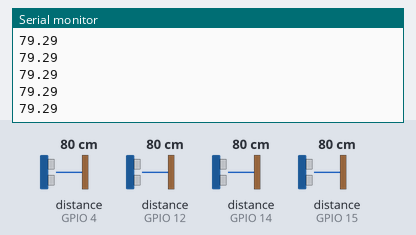
The sketch below on a simulated ESP8266 (NodeMCU). Shown: the last lines printed to the serial monitor. Wiring (inferred from the names in the program): 4 × ultrasonic range finder: trigger GPIO 0, echo GPIO 14 / trigger GPIO 5, echo GPIO 4 / trigger GPIO 13, echo GPIO 15 / trigger GPIO 16, echo GPIO 12. Inputs (shaded band) come from the test bench; at power-on: distance to the obstacle (sensors on GPIO 4, GPIO 12, GPIO 14, GPIO 15) 80 cm. The echo pulse lasts 58.3 µs per cm; WiFi joins after 1.5 s; servers stay silent unless stated.

Above: at 3.2 s.
3.3 s: distance to the obstacle (sensor on GPIO 4) set to 2 cm
At 4.4 s:
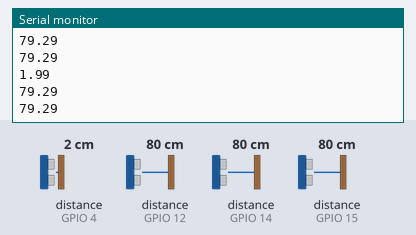
4.8 s: distance to the obstacle (sensor on GPIO 12) set to 4 cm
At 5.6 s:
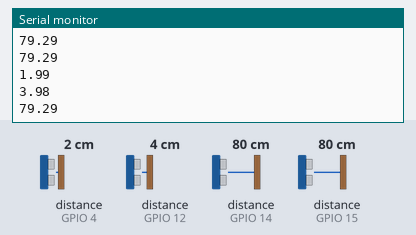
6.3 s: distance to the obstacle (sensor on GPIO 14) set to 9 cm
7.8 s: distance to the obstacle (sensor on GPIO 15) set to 18 cm
At 8.5 s:
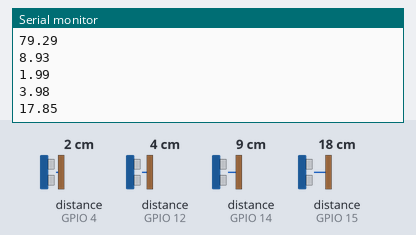
9.3 s: distance to the obstacle (sensor on GPIO 4) set to 35 cm
At 9.8 s:
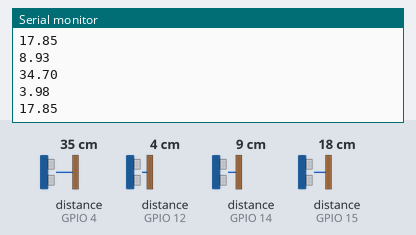
10.8 s: distance to the obstacle (sensor on GPIO 12) set to 60 cm
At 11.7 s:
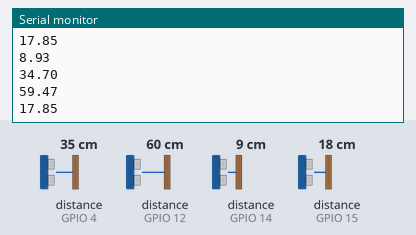
Timing chart, 0 to 13.3 s (numbered marks = the images above; inputs shaded):
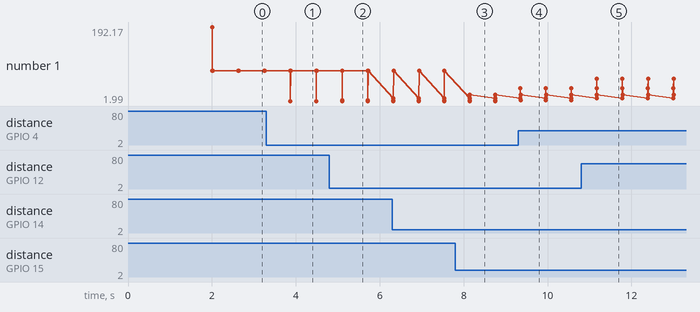

Measured:
- after the input at 3.3 s, the serial monitor: prints a new line after 0.57 s (image 1)
- after the input at 4.8 s, the serial monitor: prints a new line after 0.30 s (image 2)
- after the input at 7.8 s, the serial monitor: prints a new line after 0.35 s (image 3)
- after the input at 9.3 s, the serial monitor: prints a new line after 0.06 s (image 4)
- after the input at 10.8 s, the serial monitor: prints a new line after 0.38 s (image 5)
- plotted number 1: 79.29 → 17.85 after the input at 7.8 s

The sketch:

parktest2.ino
```cpp
const int trigPin1 = 0;    // Ultrasonic sensor 1 trigger pin
const int echoPin1 = 14;
const int trigPin2 = 5;    // Ultrasonic sensor 2 trigger pin
const int echoPin2 = 4;    // Ultrasonic sensor 2 echo pin
const int trigPin3 = 16;    // Ultrasonic sensor 3 trigger pin
const int echoPin3 = 12;    // Ultrasonic sensor 3 echo pin  // Ultrasonic sensor 3 echo pin
const int trigPin4 = 13;   // Ultrasonic sensor 4 trigger pin
const int echoPin4 = 15;   // Ultrasonic sensor 4 echo pin
#include <Arduino.h>
#if defined(ESP32)
  #include <WiFi.h>
#elif defined(ESP8266)
  #include <ESP8266WiFi.h>
#endif
#include <Firebase_ESP_Client.h>
#define BUTTON_PIN 4 // Digital pin connected to the pushbutton
int distance1 = 0;

//Provide the token generation process info.
#include "addons/TokenHelper.h"
//Provide the RTDB payload printing info and other helper functions.
#include "addons/RTDBHelper.h"

// Insert your network credentials
// #define WIFI_SSID "PPC-b2f0"
// #define WIFI_PASSWORD "manikandhan5592"
const char* ssid = "PPC-b2f0";
const char* password = "manikandhan5592";
// Insert Firebase project API Key
#define API_KEY "AIzaSyDCDc81LQDe0hW_HEVxDpVlYdoI8xsIZpE"

// Insert RTDB URLefine the RTDB URL */
#define DATABASE_URL "parking-f490f-default-rtdb.firebaseio.com/"

//Define Firebase Data object
FirebaseData fbdo;

FirebaseAuth auth;
FirebaseConfig config;

unsigned long sendDataPrevMillis = 0;
int count = 0;
bool signupOK = false;


void setup() {
    pinMode(trigPin1, OUTPUT);
  pinMode(echoPin1, INPUT);
  pinMode(trigPin2, OUTPUT);
  pinMode(echoPin2, INPUT);
  pinMode(trigPin3, OUTPUT);
  pinMode(echoPin3, INPUT);
  pinMode(trigPin4, OUTPUT);
  pinMode(echoPin4, INPUT);
  Serial.begin(115200);
  pinMode(BUTTON_PIN, INPUT);   // Set the button pin as input7
    Serial.println();
  Serial.print("Connecting to ");
  Serial.println(ssid);

  WiFi.begin(ssid, password);

  while (WiFi.status() != WL_CONNECTED) {
    delay(1000);
    Serial.print(".");
  }

  Serial.println("");
  Serial.println("WiFi connected");
  Serial.println("IP address: ");
  Serial.println(WiFi.localIP());

  /* Assign the api key (required) */
  config.api_key = API_KEY;

  /* Assign the RTDB URL (required) */
  config.database_url = DATABASE_URL;

  /* Sign up */
  if (Firebase.signUp(&config, &auth, "", "")){
    Serial.println("ok");
    signupOK = true;
  }
  else{
    Serial.printf("%s\n", config.signer.signupError.message.c_str());
  }

  /* Assign the callback function for the long running token generation task */
  config.token_status_callback = tokenStatusCallback; //see addons/TokenHelper.h

  Firebase.begin(&config, &auth);
  Firebase.reconnectWiFi(true);
}

void loop() {
    // Trigger the ultrasonic sensor 1
  digitalWrite(trigPin1, LOW);
  delayMicroseconds(2);
  digitalWrite(trigPin1, HIGH);
  delayMicroseconds(10);
  digitalWrite(trigPin1, LOW);

  // Measure the duration of the echo pulse
  long duration1 = pulseIn(echoPin1, HIGH);

  // Convert duration to distance in centimeters
  float distance1 = duration1 * 0.034 / 2;
        Serial.println(distance1);
        digitalWrite(trigPin2, LOW);
  delayMicroseconds(2);
  digitalWrite(trigPin2, HIGH);
  delayMicroseconds(10);
  digitalWrite(trigPin2, LOW);

  // Measure the duration of the echo pulse
  long duration2 = pulseIn(echoPin2, HIGH);

  // Convert duration to distance in centimeters
  float distance2 = duration2 * 0.034 / 2;
        Serial.println(distance2);

  // Trigger the ultrasonic sensor 3
  digitalWrite(trigPin3, LOW);
  delayMicroseconds(2);
  digitalWrite(trigPin3, HIGH);
  delayMicroseconds(10);
  digitalWrite(trigPin3, LOW);

  // Measure the duration of the echo pulse
  long duration3 = pulseIn(echoPin3, HIGH);

  // Convert duration to distance in centimeters
  float distance3 = duration3 * 0.034 / 2;
        Serial.println(distance3);

  // Trigger the ultrasonic sensor 4
  digitalWrite(trigPin4, LOW);
  delayMicroseconds(2);
  digitalWrite(trigPin4, HIGH);
  delayMicroseconds(10);
  digitalWrite(trigPin4, LOW);

  // Measure the duration of the echo pulse
  long duration4 = pulseIn(echoPin4, HIGH);

  // Convert duration to distance in centimeters
  float distance4 = duration4 * 0.034 / 2;
        Serial.println(distance4);


  // put your main code here, to run repeatedly: if (buttonState == LOW) {     // If button is pressed
  // Small delay to debounce the button
   if(distance1<35){

    // Write an Float number on the database path test/float

    if (Firebase.RTDB.setString(&fbdo, "/demo/s1","one")){
    }
    else {
      Serial.println("FAILED");
      Serial.println("REASON: " + fbdo.errorReason());
    }
   }
else{
Firebase.RTDB.setString(&fbdo, "/demo/s1","two");

}
 if(distance2<35){

    // Write an Float number on the database path test/float

    if (Firebase.RTDB.setString(&fbdo, "/demo/s2","one")){
    }
    else {
      Serial.println("FAILED");
      Serial.println("REASON: " + fbdo.errorReason());
    }
   }
else{
Firebase.RTDB.setString(&fbdo, "/demo/s2","two");

}
 if(distance3<35){

    // Write an Float number on the database path test/float

    if (Firebase.RTDB.setString(&fbdo, "/demo/s3","one")){
    }
    else {
      Serial.println("FAILED");
      Serial.println("REASON: " + fbdo.errorReason());
    }
   }
else{
Firebase.RTDB.setString(&fbdo, "/demo/s3","two");

}
 if(distance4<35){

    // Write an Float number on the database path test/float

    if (Firebase.RTDB.setString(&fbdo, "/demo/s4","one")){
    }
    else {
      Serial.println("FAILED");
      Serial.println("REASON: " + fbdo.errorReason());
    }
   }
else{
Firebase.RTDB.setString(&fbdo, "/demo/s4","two");

}
}
```
